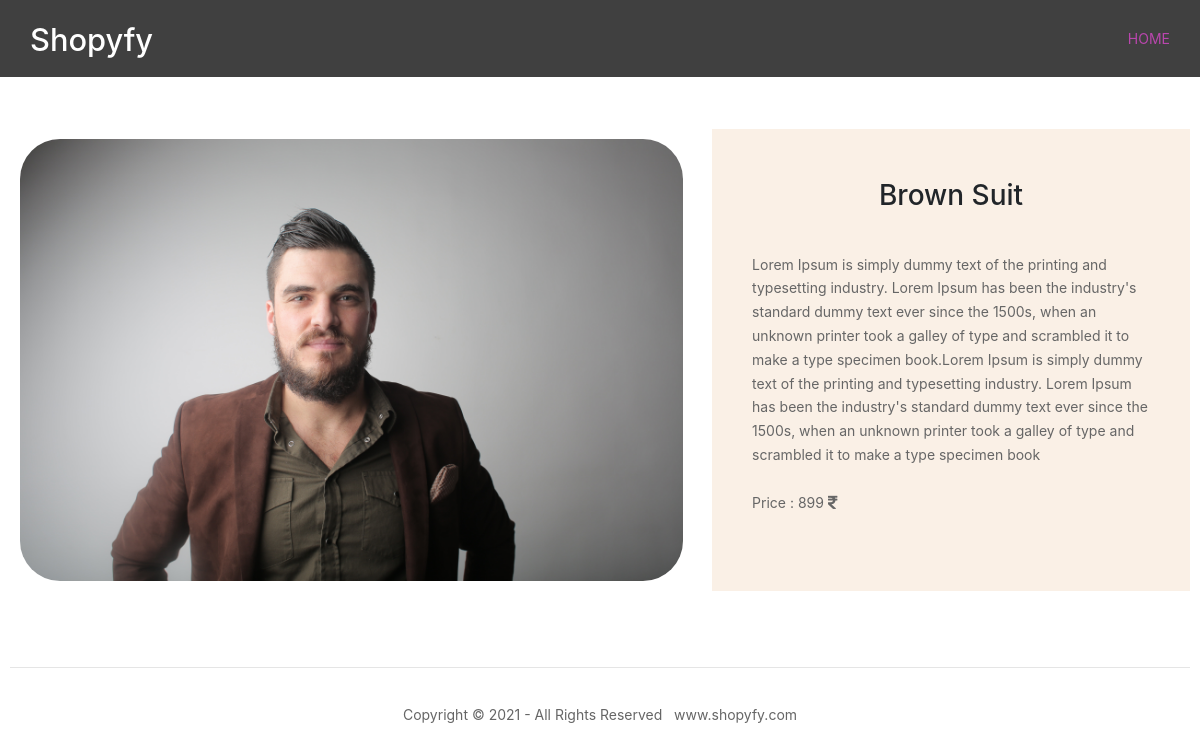
The page /mens-collection/brown-suit on the database its author committed.
### shop/models.py (models this page shows, shortened)
class Products(models.Model):
    name=models.CharField(max_length=150,unique=True)
    slug=models.SlugField(max_length=150,unique=True)
    img=models.ImageField(upload_to='product')
    desc=models.TextField()
    stock=models.IntegerField()
    available=models.BooleanField()
    price=models.IntegerField()
    category=models.ForeignKey(Category,on_delete=models.CASCADE)

### shop/views.py (the view)
# urls.py: path('<slug:c_slug>/<slug:product_slug>',views.ProductDetails,name='item_details'),
def ProductDetails(request,c_slug,product_slug):
    try:
        products=Products.objects.get(category__slug=c_slug,slug=product_slug)
    except Exception as e:
        raise e
    return render(request,'item.html',{'pr':products})

### cart/context_processor.py (called while the page is built)
def count(request):
    item_count=0
    if 'admin' in request.path:
        return {}
    else:
        try:
            ct=cartlist.objects.filter(cart_id=c_id(request))
            cti=items.objects.all().filter(cart=ct[:1])
            for c in cti:
                item_count+=c.quan
        except cartlist.DoesNotExist:
            item_count=0
        return dict(itc=item_count)

### cart/views.py (called while the page is built)
def c_id(request):
    ct_id=request.session.session_key
    if not ct_id:
        ct_id=request.session.create()
    return ct_id

### templates/item.html (shortened to what this page needs)
{% load static %}
{% block content %}
<html lang="en">
<head>
    <link rel="stylesheet" href="https://cdnjs.cloudflare.com/ajax/libs/font-awesome/4.7.0/css/font-awesome.min.css">
    <link href="{% static 'product/fontawesome/css/all.min.css' %}" rel="stylesheet" />
    <link href="{% static 'product/css/templatemo-comparto.css' %}" rel="stylesheet" />
    <link rel="stylesheet" href="https://cdnjs.cloudflare.com/ajax/libs/font-awesome/4.7.0/css/font-awesome.min.css">
    <link href="{% static 'layout/styles/layout.css' %}" rel="stylesheet" type="text/css" media="all">
    <link rel="stylesheet" href="https://maxcdn.bootstrapcdn.com/bootstrap/4.0.0/css/bootstrap.min.css">
</head>
<body>
<div>
    <div class="wrapper row1">
      <header id="header" class="hoc clear">
        <div id="logo" class="fl_left">
          <h1><a href="/">Shopyfy</a></h1>
        </div>
        <nav id="mainav" class="fl_right">
          <ul class="clear">
            <li class="active"><a href="/">Home</a></li>
          </ul>
        </nav>
      </header>
    </div>
  </div>
<br><br>
<div class="tttt">
        <section class="tm-mb-1" id="about">
            <div class="tm-row tm-about-row">
                <div class="tm-section-1-l">
                    <img src="{{pr.img.url}}" alt="About image" class="tm-img-responsive">
                </div>
                <article class="tm-section-1-r tm-bg-color-8 qqqqq">
                    <center><h2 class="tm-mb-2 tm-title-color qqqqq">{{pr.name}}</h2></center>
                    <p>{{pr.desc}}<br><br>Price : {{pr.price}}  <i class="fa fa-rupee" style="font-size:15px"></i></p>
                </article>
            </div>
        </section>
        <br><br>
 <hr>
 <br>
  <div>
    <center><p>Copyright &copy; 2021 - All Rights Reserved &nbsp; www.shopyfy.com</p></center>
  </div>
</div>
</body>
</html>
{% endblock %}

### static/product/css/templatemo-comparto.css (style rules this page uses)
*, *::before, *::after { box-sizing: border-box; outline: none; }
ul, h1, h2, h3, h4, p, figure { padding: 0; margin: 0; }
body { font-family: 'Open Sans', Arial, sans-serif; font-size: 18px; overflow-x: hidden; padding-left: 15px; padding-right: 15px; margin: 0; }
h2 { font-size: 1.5rem; }
a { transition: all 0.3s ease; text-decoration: none; }
p { color: #666; line-height: 1.7; margin-bottom: 35px; }
h1, h2, h3, h4, h5, h6 { color: #333; }
.tm-mb-1 { margin-bottom: 20px; }
.tm-mb-2 { margin-bottom: 40px; }
.tm-bg-color-8 { background-color: #EDEEEF; }
.tm-img-responsive { max-width: 100%; height: auto; }
.tm-section-1-l { width: 57.85%; margin-right: 1.65%; }
.tm-section-1-r { padding: 50px 40px; width: 40.5%; }
.tm-row { display: flex; }
a { color: #666; }

### static/layout/styles/layout.css (style rules this page uses)
#header #logo { margin:22px 0 0 0; }
#header #logo h1 { margin:0; padding:0; font-size:2.2rem; }
*, *::before, *::after { transition:all .3s ease-in-out; }
nav ul, nav ol { margin:0; padding:0; list-style:none; }
#mainav, #breadcrumb, .sidebar nav { line-height:normal; }
#mainav ul { text-transform:uppercase; }
#mainav li { display:inline-block; position:relative; margin:0 15px 0 0; padding:0; }
#mainav li:last-child { margin-right:0; }
#mainav li a { display:block; padding:30px 0; }
body { color:#A5A6AA; background-color:#161C21; }
a { color:#B946AD; }
hr, .borderedbox { border-color:#D7D7D7; }
.row1 { color:#FFFFFF; background-color:rgba(0,0,0,.75); }
#header #logo h1 a { color:inherit; }
#mainav li a { color:inherit; }
#mainav .active a, #mainav a:hover, #mainav li:hover > a { color:#B946AD; background-color:inherit; }
@media screen and (min-width:1140px) { .hoc { max-width:1140px; } }

### static/layout/styles/framework.css (style rules this page uses)
html { overflow-y:scroll; overflow-x:hidden; }
html, body { margin:0; padding:0; font-size:14px; line-height:1.6em; }
*, *::before, *::after { box-sizing:border-box; }
.clear, .group { display:block; }
.clear::before, .clear::after, .group::before, .group::after { display:table; content:""; }
.clear, .clear::after, .group, .group::after { clear:both; }
a { outline:none; text-decoration:none; }
.fl_left, .imgl { float:left; }
.fl_right, .imgr { float:right; }
img { width:auto; max-width:100%; height:auto; margin:0; padding:0; border:none; line-height:normal; vertical-align:middle; }
body, input, textarea, select { font-family:Verdana, Geneva, sans-serif; }
h1, h2, h3, h4, h5, h6, .heading { font-family:Georgia, "Times New Roman", Times, serif; }
::placeholder { opacity:1; }
h1, h2, h3, h4, h5, h6, .heading { margin:0 0 20px 0; font-size:1.4rem; line-height:normal; font-weight:normal; text-transform:capitalize; }
hr { display:block; width:100%; height:1px; border:solid; border-width:1px 0 0 0; }
.wrapper { display:block; position:relative; width:100%; margin:0; padding:0; text-align:left; word-wrap:break-word; }
.hoc { display:block; margin:0 auto; }
address, article, aside, figcaption, figure, footer, header, main, nav, section { display:block; margin:0; padding:0; }

### templates/item.html (style rules this page uses)
.tttt { padding: 10px; }
img { border-radius: 50px; cursor: pointer; padding: 10px; }
.qqqqq { background-color: linen; }

### rows shown on the page
Products: img (picture), name "Brown Suit", desc "Lorem Ipsum is simply dummy text of the printing and typesetting industry. Lorem Ipsum has been the industry's standard dummy text ever since the 1500s, when an unknown printer took a galley of type and scrambled it to make a type specimen book.Lorem Ipsum is simply dummy text of the printing and typesetting industry. Lorem Ipsum has been the industry's standard dummy text ever since the 1500s, when an unknown printer took a galley of type and scrambled it to make a type specimen book", price "899"
